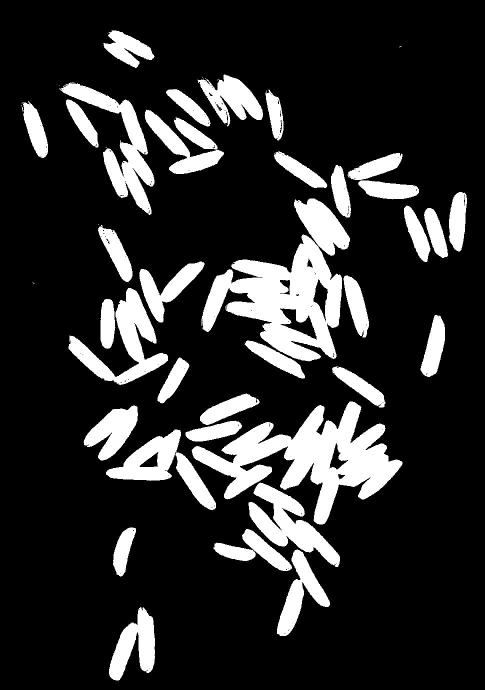
%> input picture r5.jpg, 969 x 1379 px (shown at 1/2 size)
$ octave dip.m   (GNU Octave 9; MATLAB toolbox functions it lacks are replaced by stand-ins)
%> lines starting %> are read from the running program, lines starting %| are printed output that depends on the picture; in (x1, y1, x2, y2) boxes, pixels count from 0 and x2, y2 are one past the last pixel; in counts of white or black regions, pixels touching at a corner belong together; the program's own positions count from 1
[filename, pathname] = uigetfile('*.*','Select rice image');
%> the answer given: r5.jpg
filewithpath = strcat(pathname, filename);
f = imread(filewithpath);
%> f is the input picture: size 1379x969 uint8; min 0, max 255, mean 45.5
[~, ~, r] = size(f);
%> r = 1
if r == 3
    f = rgb2gray(f);
end
f = imresize(f, [nan, 256]);
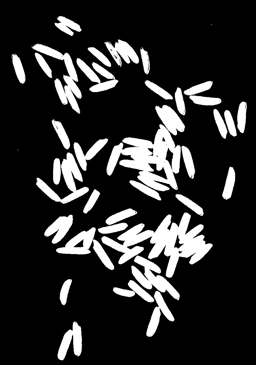
%> f: size 365x256 uint8; min 0, max 255, mean 45.5
fb = imbinarize(f, 'adaptive');
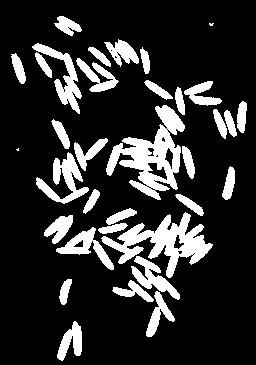
%> fb: size 365x256 logical; 18.2% white; 34 white regions (2 under 20 px), largest, box (x1, y1, x2, y2) and area: (106, 105, 185, 200) 3050, (101, 212, 213, 278) 2687, (36, 152, 89, 204) 1043
fb = imfill(logical(fb), 'holes');
%> fb: size 365x256 logical; 18.6% white; 34 white regions (2 under 20 px), largest, box (x1, y1, x2, y2) and area: (106, 105, 185, 200) 3344, (101, 212, 213, 278) 2765, (36, 152, 89, 204) 1044
se = strel('disk', 2);
fe = imerode(fb, se);
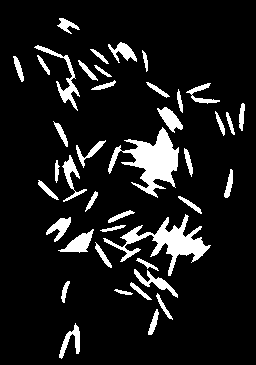
%> fe: size 365x256 logical; 10.5% white; 41 white regions, largest, box (x1, y1, x2, y2) and area: (108, 127, 179, 198) 2044, (103, 214, 211, 276) 1788, (34, 45, 80, 111) 493
fecb = imclearborder(fe);
blank = nnz(fecb);
%> blank = 9814

if blank ~= 0
    [L1, n1] = bwlabel(fecb);
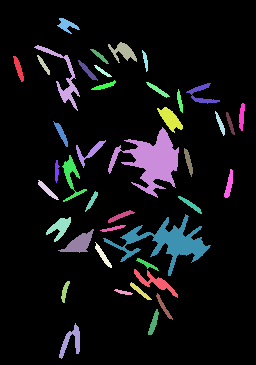
%> L1: size 365x256 double; 42 distinct labels, from 0 to 41; one colour per label, 0 black
%> n1 = 41
    stats1 = regionprops(L1, 'Area');
%> stats1 = 41 regions; largest, Area: 2044, 1788, 493, 379, 328
    T1 = struct2table(stats1);
%> T1 has the same summary as stats1
    area = table2array(T1);
%> area = 41 values, max 2044 at index 23, min 55 at index 25, mean 239.4
    marea = mean(area);                   % Getting mean area
%> marea = 239.4
    ba = bwareaopen(L1, round(1.1 * marea));
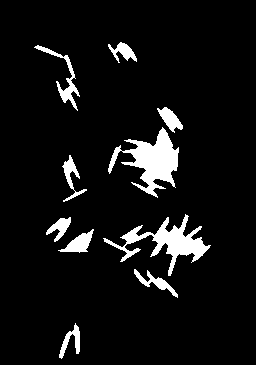
%> ba: size 365x256 logical; 7% white; 10 white regions, largest, box (x1, y1, x2, y2) and area: (108, 127, 179, 198) 2044, (103, 214, 211, 276) 1788, (34, 45, 80, 111) 493
    LL = logical(fecb - ba);              % Removing joint grains
%> LL: size 365x256 logical; 3.5% white; 31 white regions, largest, box (x1, y1, x2, y2) and area: (186, 83, 220, 104) 213, (76, 140, 106, 168) 204, (57, 18, 80, 34) 155
    [L2, n2] = bwlabel(LL);
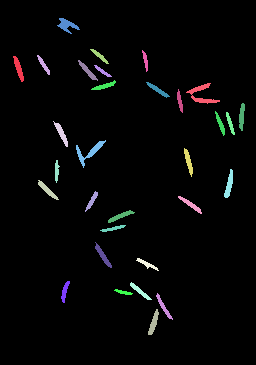
%> L2: size 365x256 double; 32 distinct labels, from 0 to 31; one colour per label, 0 black
%> n2 = 31
    stats2 = regionprops(L2, 'MajorAxisLength', 'MinorAxisLength');  % Getting grain's lengths
%> stats2 = 31 regions; first 5, MajorAxisLength and MinorAxisLength: 28.65 5.71, 24.41 4.37, 29.05 5.46, 29.15 5.82, 23.14 4.23
    T2 = struct2table(stats2);
%> T2 has the same summary as stats2
    S = table2array(T2);
%> S = 31 rows, first 12: [28.65 5.71; 24.41 4.37; 29.05 5.46; 29.15 5.82; 23.14 4.23; 21.59 12.48; 24.34 5.36; 38.34 16.57; 28.83 5.23; 24.01 4.93; 23.92 4.33; 26.83 4.96]

    if ~isempty(S)
        majoraxis = S(:,1);
%> majoraxis = 31 values, max 38.34 at index 8, min 19.84 at index 17, mean 27.44
        minoraxis = S(:,2);
%> minoraxis = 31 values, max 22.94 at index 27, min 3.74 at index 15, mean 6.06

        thr = 4;  % Defining Threshold
        mmr = majoraxis ./ minoraxis;  % Ratio of grain's length and width
%> mmr = 31 values, max 7.42 at index 15, min 1.39 at index 27, mean 5.26
        count = mmr > thr;
%> count = 31 logical values, 28 true
        outcome = (nnz(count) / numel(count)) * 100;
%> outcome = 90.32

        if outcome >= 80
            msg = 'Rice is of good length';
        else
            msg = 'Rice sample is rejected';
        end
    else
        msg = 'No rice grains';
    end
else
    msg = 'No rice grains';
end

imgo = insertText(f, [10,10], msg, 'FontSize', 18, 'TextColor', 'white');  % Insert outcome text
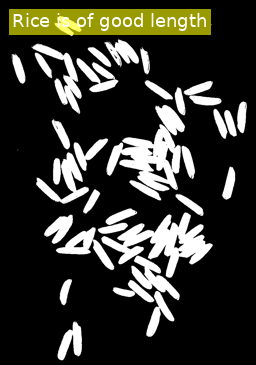
%> imgo: size 365x256x3 uint8; mean R, G, B 54.5, 54.5, 47.2
imshow(imgo);
